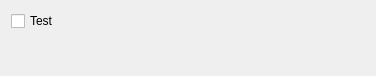
<?xml version="1.0" encoding="UTF-8"?>
<ui version="4.0">
 <class>Config</class>
 <widget class="QWidget" name="Config">
  <property name="geometry">
   <rect>
    <x>0</x>
    <y>0</y>
    <width>376</width>
    <height>76</height>
   </rect>
  </property>
  <layout class="QVBoxLayout" name="verticalLayout">
   <item>
    <widget class="QCheckBox" name="kcfg_test">
     <property name="text">
      <string>Test</string>
     </property>
    </widget>
   </item>
   <item>
    <spacer name="verticalSpacer">
     <property name="orientation">
      <enum>Qt::Vertical</enum>
     </property>
     <property name="sizeHint" stdset="0">
      <size>
       <width>20</width>
       <height>4</height>
      </size>
     </property>
    </spacer>
   </item>
  </layout>
 </widget>
 <resources/>
 <connections/>
</ui>
